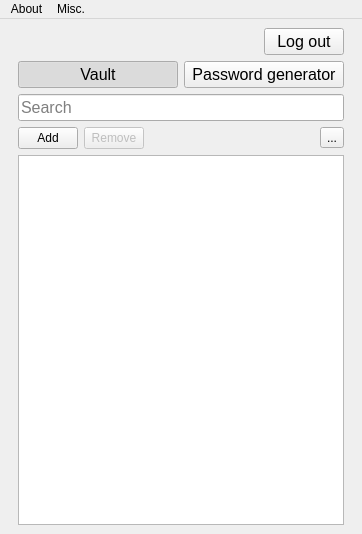
<?xml version="1.0" encoding="UTF-8"?>
<ui version="4.0">
 <class>MainWindow</class>
 <widget class="QMainWindow" name="MainWindow">
  <property name="enabled">
   <bool>true</bool>
  </property>
  <property name="geometry">
   <rect>
    <x>0</x>
    <y>0</y>
    <width>362</width>
    <height>534</height>
   </rect>
  </property>
  <property name="minimumSize">
   <size>
    <width>362</width>
    <height>534</height>
   </size>
  </property>
  <property name="windowTitle">
   <string>Password Vault</string>
  </property>
  <property name="windowIcon">
   <iconset resource="../icons.qrc">
    <normaloff>:/icons/icons/app_icon_32.png</normaloff>:/icons/icons/app_icon_32.png</iconset>
  </property>
  <widget class="QWidget" name="centralwidget">
   <layout class="QHBoxLayout" name="horizontalLayout_5">
    <item>
     <layout class="QHBoxLayout" name="horizontalLayout_3">
      <item>
       <spacer name="horizontalSpacer">
        <property name="orientation">
         <enum>Qt::Orientation::Horizontal</enum>
        </property>
        <property name="sizeHint" stdset="0">
         <size>
          <width>40</width>
          <height>20</height>
         </size>
        </property>
       </spacer>
      </item>
      <item>
       <layout class="QVBoxLayout" name="verticalLayout">
        <item>
         <layout class="QHBoxLayout" name="horizontalLayout_2">
          <item>
           <widget class="QLabel" name="label_2">
            <property name="sizePolicy">
             <sizepolicy hsizetype="Preferred" vsizetype="Preferred">
              <horstretch>0</horstretch>
              <verstretch>0</verstretch>
             </sizepolicy>
            </property>
            <property name="font">
             <font>
              <pointsize>12</pointsize>
             </font>
            </property>
            <property name="text">
             <string>&lt;username&gt;</string>
            </property>
           </widget>
          </item>
          <item>
           <widget class="QPushButton" name="pushButton">
            <property name="sizePolicy">
             <sizepolicy hsizetype="Fixed" vsizetype="Fixed">
              <horstretch>0</horstretch>
              <verstretch>0</verstretch>
             </sizepolicy>
            </property>
            <property name="font">
             <font>
              <pointsize>12</pointsize>
             </font>
            </property>
            <property name="text">
             <string>Log out</string>
            </property>
           </widget>
          </item>
         </layout>
        </item>
        <item>
         <layout class="QHBoxLayout" name="horizontalLayout">
          <item>
           <widget class="QPushButton" name="pushButton_7">
            <property name="enabled">
             <bool>true</bool>
            </property>
            <property name="minimumSize">
             <size>
              <width>160</width>
              <height>0</height>
             </size>
            </property>
            <property name="font">
             <font>
              <pointsize>12</pointsize>
             </font>
            </property>
            <property name="text">
             <string>Vault</string>
            </property>
            <property name="checkable">
             <bool>true</bool>
            </property>
            <property name="checked">
             <bool>true</bool>
            </property>
            <attribute name="buttonGroup">
             <string notr="true">buttonGroup</string>
            </attribute>
           </widget>
          </item>
          <item>
           <widget class="QPushButton" name="pushButton_6">
            <property name="enabled">
             <bool>true</bool>
            </property>
            <property name="minimumSize">
             <size>
              <width>160</width>
              <height>0</height>
             </size>
            </property>
            <property name="font">
             <font>
              <pointsize>12</pointsize>
             </font>
            </property>
            <property name="text">
             <string>Password generator</string>
            </property>
            <property name="checkable">
             <bool>true</bool>
            </property>
            <attribute name="buttonGroup">
             <string notr="true">buttonGroup</string>
            </attribute>
           </widget>
          </item>
         </layout>
        </item>
        <item>
         <layout class="QVBoxLayout" name="verticalLayout_2">
          <item>
           <widget class="QLineEdit" name="lineEdit">
            <property name="font">
             <font>
              <pointsize>12</pointsize>
             </font>
            </property>
            <property name="placeholderText">
             <string>Search</string>
            </property>
           </widget>
          </item>
          <item>
           <layout class="QHBoxLayout" name="horizontalLayout_4">
            <item>
             <widget class="QPushButton" name="pushButton_4">
              <property name="sizePolicy">
               <sizepolicy hsizetype="Minimum" vsizetype="Fixed">
                <horstretch>0</horstretch>
                <verstretch>0</verstretch>
               </sizepolicy>
              </property>
              <property name="minimumSize">
               <size>
                <width>60</width>
                <height>0</height>
               </size>
              </property>
              <property name="maximumSize">
               <size>
                <width>60</width>
                <height>16777215</height>
               </size>
              </property>
              <property name="text">
               <string>Add</string>
              </property>
             </widget>
            </item>
            <item>
             <widget class="QPushButton" name="pushButton_3">
              <property name="enabled">
               <bool>false</bool>
              </property>
              <property name="sizePolicy">
               <sizepolicy hsizetype="Minimum" vsizetype="Fixed">
                <horstretch>0</horstretch>
                <verstretch>0</verstretch>
               </sizepolicy>
              </property>
              <property name="minimumSize">
               <size>
                <width>60</width>
                <height>0</height>
               </size>
              </property>
              <property name="maximumSize">
               <size>
                <width>60</width>
                <height>16777215</height>
               </size>
              </property>
              <property name="text">
               <string>Remove</string>
              </property>
             </widget>
            </item>
            <item>
             <spacer name="horizontalSpacer_3">
              <property name="orientation">
               <enum>Qt::Orientation::Horizontal</enum>
              </property>
              <property name="sizeHint" stdset="0">
               <size>
                <width>40</width>
                <height>20</height>
               </size>
              </property>
             </spacer>
            </item>
            <item>
             <widget class="QToolButton" name="toolButton">
              <property name="text">
               <string>...</string>
              </property>
              <property name="icon">
               <iconset resource="../icons.qrc">
                <normaloff>:/icons/icons/sort.svg</normaloff>:/icons/icons/sort.svg</iconset>
              </property>
             </widget>
            </item>
           </layout>
          </item>
          <item>
           <widget class="QListView" name="listView">
            <property name="sizePolicy">
             <sizepolicy hsizetype="Expanding" vsizetype="Expanding">
              <horstretch>0</horstretch>
              <verstretch>0</verstretch>
             </sizepolicy>
            </property>
           </widget>
          </item>
         </layout>
        </item>
       </layout>
      </item>
      <item>
       <spacer name="horizontalSpacer_2">
        <property name="orientation">
         <enum>Qt::Orientation::Horizontal</enum>
        </property>
        <property name="sizeHint" stdset="0">
         <size>
          <width>40</width>
          <height>20</height>
         </size>
        </property>
       </spacer>
      </item>
     </layout>
    </item>
   </layout>
  </widget>
  <widget class="QMenuBar" name="menuBar">
   <property name="geometry">
    <rect>
     <x>0</x>
     <y>0</y>
     <width>362</width>
     <height>20</height>
    </rect>
   </property>
   <widget class="QMenu" name="menuRemove_all_saved_passwords">
    <property name="title">
     <string>Misc.</string>
    </property>
    <addaction name="actionRemove_all_passwords"/>
   </widget>
   <addaction name="actionAbout"/>
   <addaction name="menuRemove_all_saved_passwords"/>
  </widget>
  <action name="actionAbout">
   <property name="text">
    <string>About</string>
   </property>
  </action>
  <action name="actionRemove_all_passwords">
   <property name="text">
    <string>Remove all passwords</string>
   </property>
  </action>
 </widget>
 <resources>
  <include location="../icons.qrc"/>
 </resources>
 <connections/>
 <buttongroups>
  <buttongroup name="buttonGroup">
   <property name="exclusive">
    <bool>true</bool>
   </property>
  </buttongroup>
 </buttongroups>
</ui>
